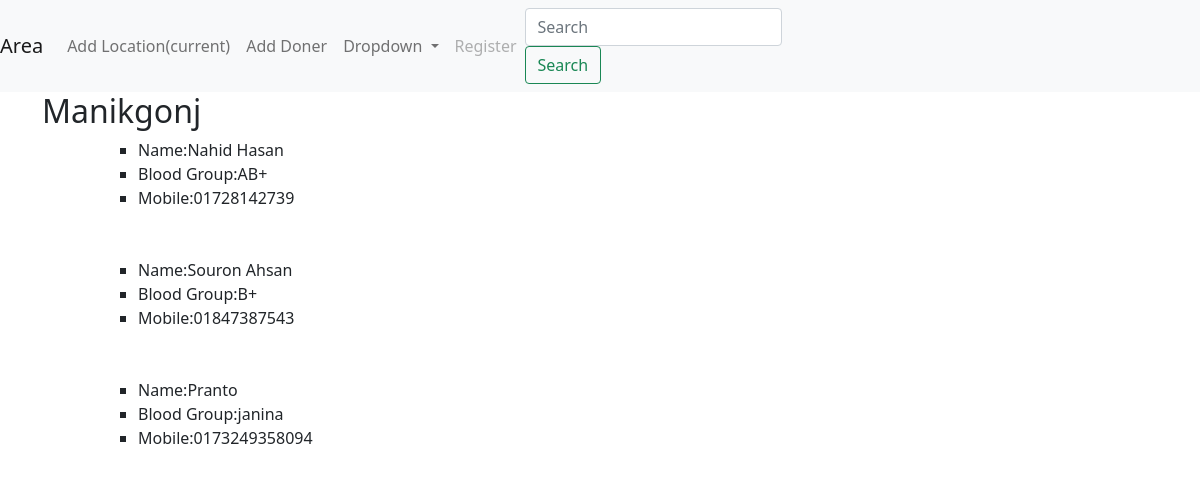
Before: /1/home with the older database file.
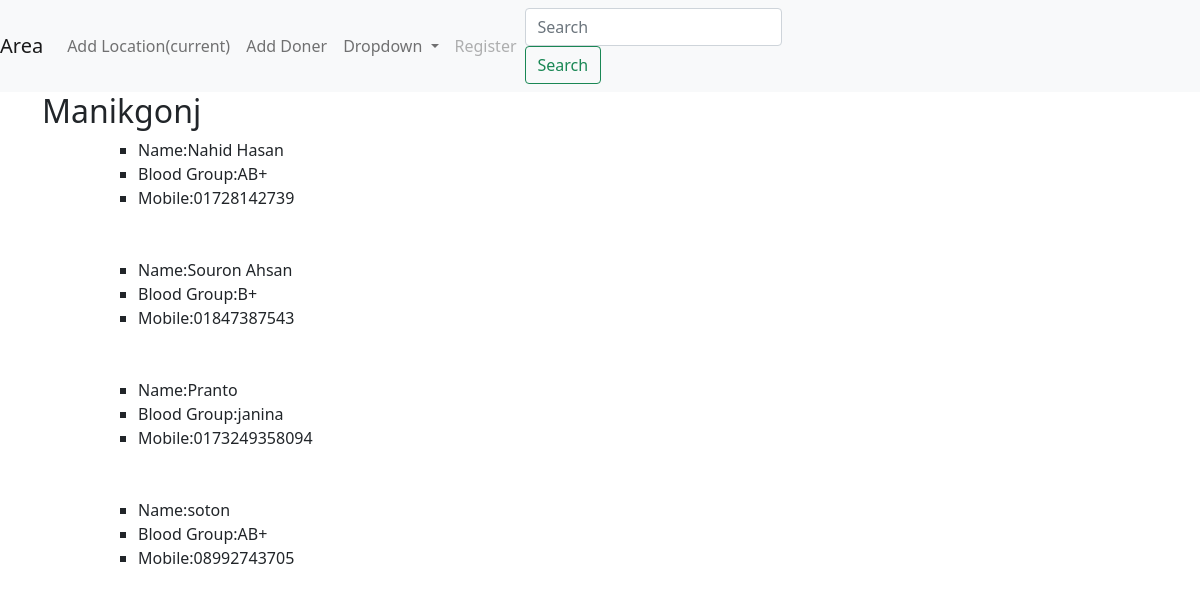
After: the same page with the newer database file.
### blood_group/models.py (models this page shows, shortened)
class Location(models.Model):
	location_name = models.CharField(max_length=200)

class Doner(models.Model):
	location = models.ForeignKey(Location,on_delete=models.CASCADE)
	donar_name = models.CharField(max_length=100)
	donar_blood_group = models.CharField(max_length=100)
	mobile_number = models.CharField(max_length=100)

### blood_group/views.py (the view)
# urls.py: 2. Add a URL to urlpatterns:  path('', views.home, name='home')
def home(request, location_id):
	loc = Location.objects.get(pk=location_id)
	data = loc.doner_set.all()
	return render(request,'blood_group/home.html',{'data':data,'loc':loc})

### blood_group/templates/blood_group/home.html
{% extends 'blood_group/index.html' %}
{% block content %}
<h2>{{loc.location_name}}</h2>
 <div>
 	<ol>
 		{% for info in data %}
 		<ol type="1">
 		   <ul>
 			<li>Name:{{info.donar_name}}</li>
 			<li>Blood Group:{{info.donar_blood_group}}</li>
 			<li>Mobile:{{info.mobile_number}}</li>
 			<br><br>
 			</ul>
 		</ol>
 		{% endfor %}
 	</ol>
 </div>
{% endblock %}

### blood_group/templates/blood_group/index.html (shortened to what this page needs)
<!doctype html>
<html lang="en">
  <head>
    <link href="https://cdn.jsdelivr.net/npm/bootstrap@5.0.0-beta1/dist/css/bootstrap.min.css" rel="stylesheet">
  </head>
  <body>
    <nav class="navbar navbar-expand-lg navbar-light bg-light">
  <a class="navbar-brand" href="{% url 'blood_group:index' %}">Area</a>
  <div class="collapse navbar-collapse" id="navbarSupportedContent">
    <ul class="navbar-nav mr-auto">
      <li class="nav-item active">
        <a class="nav-link" href="{% url 'blood_group:add_location' %}">Add Location<span class="sr-only">(current)</span></a>
      </li>
      <li class="nav-item">
        <a class="nav-link" href="{% url 'blood_group:add_doners' %}">Add Doner</a>
      </li>
      <li class="nav-item dropdown">
        <a class="nav-link dropdown-toggle" href="#" id="navbarDropdown" role="button" data-toggle="dropdown" aria-haspopup="true" aria-expanded="false">
          Dropdown
        </a>
      </li>
      <li class="nav-item">
        <a class="nav-link disabled" href="#" tabindex="-1" aria-disabled="true">Register</a>
      </li>
    </ul>
    <form method="get" action="{% url 'blood_group:search' %}" class="form-inline my-2 my-lg-0">
      <input class="form-control mr-sm-2" type="search" placeholder="Search" aria-label="Search"
      name="give" id="give">
      <button class="btn btn-outline-success my-2 my-sm-0" type="submit">Search</button>
    </form>
  </div>
</nav>
    <div class="container">
     {% block content %}
      {% endblock %}
    </div>
  </body>
</html>

Changed rows visible on the page:
added Doner: donar_name "soton", donar_blood_group "AB+", mobile_number "08992743705"
